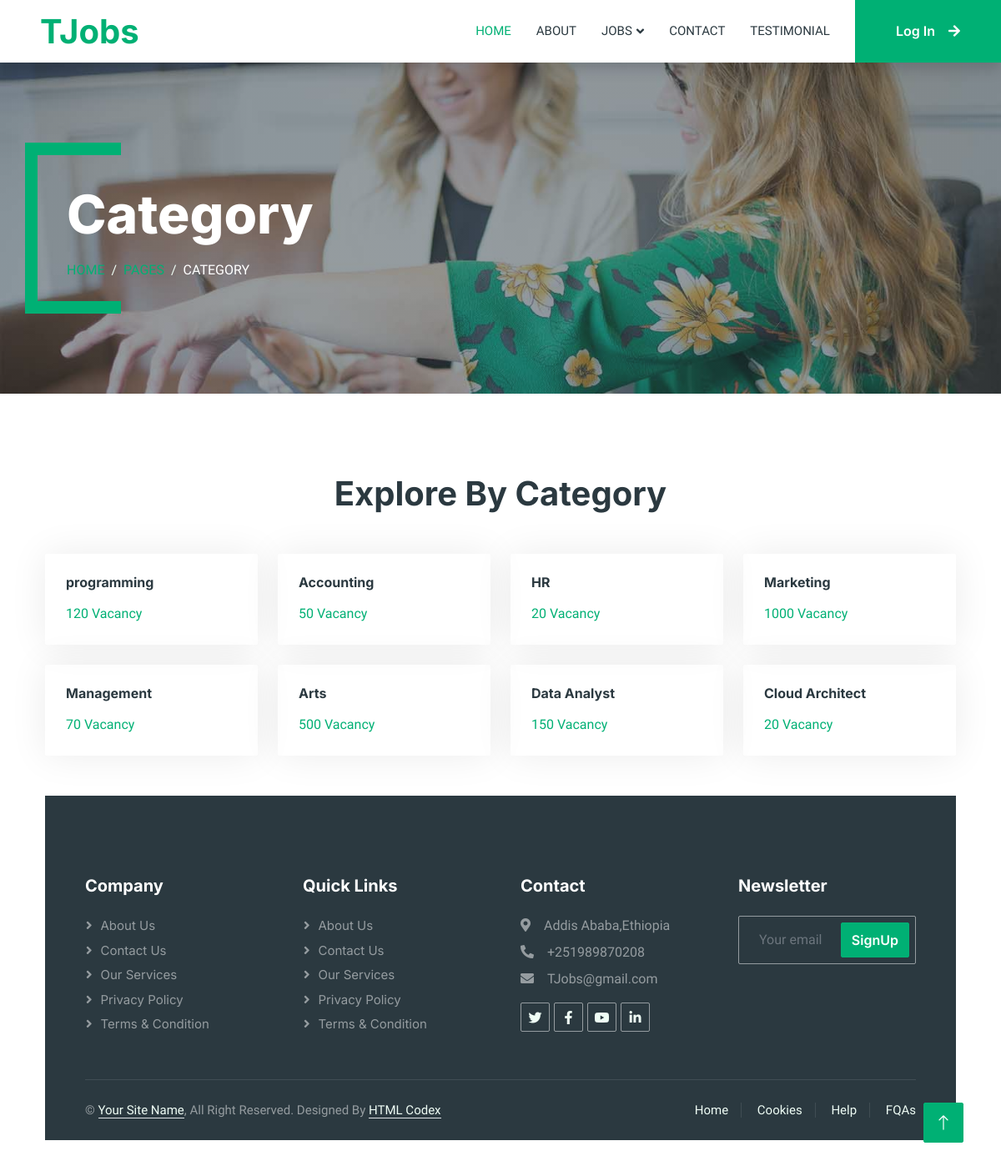
Screenshot of /catagory/ with the database file from the repository.
### Job_app/models.py (models this page shows, shortened)
class Category(models.Model):
    name = models.CharField(max_length=200)
    vacancy_count = models.IntegerField()

class ContactInformation(models.Model):
   address = models.CharField(max_length=200)
   phone = models.CharField(max_length=200)
   email  = models.EmailField()

### Job_app/views.py (the view)
# urls.py: path('catagory/', catagory, name="catagory"),
def catagory(request):
   info = ContactInformation.objects.all().first()
   categories = Category.objects.all()
   return render(request, 'category.html', {'categories': categories,'info':info})

### Job_app/templates/category.html (shortened to what this page needs)
{% load static %}
<!DOCTYPE html>
<html lang="en">
{% include "head.html" %}
<body>
    <div class="container-xxl bg-white p-0">
        {% include "navbar.html" %}
        <div class="container-xxl py-5 bg-dark page-header mb-5">
            <div class="container my-5 pt-5 pb-4">
                <h1 class="display-3 text-white mb-3 animated slideInDown">Category</h1>
                <nav aria-label="breadcrumb">
                    <ol class="breadcrumb text-uppercase">
                        <li class="breadcrumb-item"><a href="#">Home</a></li>
                        <li class="breadcrumb-item"><a href="#">Pages</a></li>
                        <li class="breadcrumb-item text-white active" aria-current="page">Category</li>
                    </ol>
                </nav>
            </div>
        </div>
        <div class="container-xxl py-5">
            <div class="container">
                <h1 class="text-center mb-5 wow fadeInUp" data-wow-delay="0.1s">Explore By Category</h1>
                <div class="row g-4">
                    {% for category in categories %}
                    <div class="col-lg-3 col-sm-6 wow fadeInUp" data-wow-delay="0.{{ forloop.counter }}s">
                        <a class="cat-item rounded p-4" href="">
                            <h6 class="mb-3">{{ category.name }}</h6>
                            <p class="mb-0">{{ category.vacancy_count }} Vacancy</p>
                        </a>
                    </div>
                    {% endfor %}
                </div>
        {% include "footer.html" %}
        <a href="#" class="btn btn-lg btn-primary btn-lg-square back-to-top"><i class="bi bi-arrow-up"></i></a>
    </div>
</body>
</html>

### Job_app/templates/footer.html
{% load static %}
<div class="container-fluid bg-dark text-white-50 footer pt-5 mt-5 wow fadeIn" data-wow-delay="0.1s">
    <div class="container py-5">
        <div class="row g-5">
            <div class="col-lg-3 col-md-6">
                <h5 class="text-white mb-4">Company</h5>
                <a class="btn btn-link text-white-50" href="">About Us</a>
                <a class="btn btn-link text-white-50" href="">Contact Us</a>
                <a class="btn btn-link text-white-50" href="">Our Services</a>
                <a class="btn btn-link text-white-50" href="">Privacy Policy</a>
                <a class="btn btn-link text-white-50" href="">Terms & Condition</a>
            </div>
            <div class="col-lg-3 col-md-6">
                <h5 class="text-white mb-4">Quick Links</h5>
                <a class="btn btn-link text-white-50" href="">About Us</a>
                <a class="btn btn-link text-white-50" href="">Contact Us</a>
                <a class="btn btn-link text-white-50" href="">Our Services</a>
                <a class="btn btn-link text-white-50" href="">Privacy Policy</a>
                <a class="btn btn-link text-white-50" href="">Terms & Condition</a>
            </div>
            <div class="col-lg-3 col-md-6">
                <h5 class="text-white mb-4">Contact</h5>
                <p class="mb-2"><i class="fa fa-map-marker-alt me-3"></i>{{info.address}}</p>
                <p class="mb-2"><i class="fa fa-phone-alt me-3"></i>{{info.phone}}</p>
                <p class="mb-2"><i class="fa fa-envelope me-3"></i>{{info.email}}</p>
                <div class="d-flex pt-2">
                    <a class="btn btn-outline-light btn-social" href=""><i class="fab fa-twitter"></i></a>
                    <a class="btn btn-outline-light btn-social" href=""><i class="fab fa-facebook-f"></i></a>
                    <a class="btn btn-outline-light btn-social" href=""><i class="fab fa-youtube"></i></a>
                    <a class="btn btn-outline-light btn-social" href=""><i class="fab fa-linkedin-in"></i></a>
                </div>
            </div>
            <div class="col-lg-3 col-md-6">
                <h5 class="text-white mb-4">Newsletter</h5>
                <div class="position-relative mx-auto" style="max-width: 400px;">
                    <input class="form-control bg-transparent w-100 py-3 ps-4 pe-5" type="text" placeholder="Your email">
                    <button type="button" class="btn btn-primary py-2 position-absolute top-0 end-0 mt-2 me-2">SignUp</button>
                </div>
            </div>
        </div>
    </div>
    <div class="container">
        <div class="copyright">
            <div class="row">
                <div class="col-md-6 text-center text-md-start mb-3 mb-md-0">
                    &copy; <a class="border-bottom" href="#">Your Site Name</a>, All Right Reserved.
                    Designed By <a class="border-bottom" href="https://htmlcodex.com">HTML Codex</a>
                </div>
                <div class="col-md-6 text-center text-md-end">
                    <div class="footer-menu">
                        <a href="">Home</a>
                        <a href="">Cookies</a>
                        <a href="">Help</a>
                        <a href="">FQAs</a>
                    </div>
                </div>
            </div>
        </div>
    </div>
</div>

### static/css/style.css (style rules this page uses)
:root { --primary: #00B074; --secondary: #2B9BFF; --light: #EFFDF5; --dark: #2B3940; }
.back-to-top { position: fixed; display: none; right: 45px; bottom: 45px; z-index: 99; }
.btn { font-family: 'Inter', sans-serif; font-weight: 600; transition: .5s; }
.btn.btn-primary, .btn.btn-secondary { color: #FFFFFF; }
.btn-lg-square { width: 48px; height: 48px; }
.btn-square, .btn-sm-square, .btn-lg-square { padding: 0; display: flex; align-items: center; justify-content: center; font-weight: normal; border-radius: 2px; }
.header-carousel .container, .page-header .container { position: relative; padding: 45px 0 45px 35px; border-left: 15px solid var(--primary); }
.header-carousel .container::before, .header-carousel .container::after, .page-header .container::before, .page-header .container::after { position: absolute; content: ""; top: 0; left: 0; width: 100px; height: 15px; background: var(--primary); }
.header-carousel .container::after, .page-header .container::after { top: 100%; margin-top: -15px; }
.page-header { background: linear-gradient(rgba(43, 57, 64, .5), rgba(43, 57, 64, .5)), url(../img/carousel-1.jpg) center center no-repeat; background-size: cover; }
.breadcrumb-item + .breadcrumb-item::before { color: var(--light); }
.cat-item { display: block; box-shadow: 0 0 45px rgba(0, 0, 0, .08); border: 1px solid transparent; transition: .5s; }
.footer .btn.btn-social { margin-right: 5px; width: 35px; height: 35px; display: flex; align-items: center; justify-content: center; color: var(--light); border: 1px solid rgba(255,255,255,0.5); border-radius: 2px; transition: .3s; }
.footer .btn.btn-link { display: block; margin-bottom: 5px; padding: 0; text-align: left; font-size: 15px; font-weight: normal; text-transform: capitalize; transition: .3s; }
.footer .btn.btn-link::before { position: relative; content: "\f105"; font-family: "Font Awesome 5 Free"; font-weight: 900; margin-right: 10px; }
.footer .form-control { border-color: rgba(255,255,255,0.5); }
.footer .copyright { padding: 25px 0; font-size: 15px; border-top: 1px solid rgba(256, 256, 256, .1); }
.footer .copyright a { color: var(--light); }
.footer .footer-menu a { margin-right: 15px; padding-right: 15px; border-right: 1px solid rgba(255, 255, 255, .1); }
.footer .footer-menu a:last-child { margin-right: 0; padding-right: 0; border-right: none; }

### rows the page displays
Category: name "programming", vacancy_count "120"
Category: name "Accounting", vacancy_count "50"
Category: name "HR", vacancy_count "20"
Category: name "Marketing", vacancy_count "1000"
Category: name "Management", vacancy_count "70"
Category: name "Arts", vacancy_count "500"
Category: name "Data Analyst", vacancy_count "150"
Category: name "Cloud Architect", vacancy_count "20"
ContactInformation: address "Addis Ababa,Ethiopia", phone "+251989870208", email "TJobs@gmail.com"
